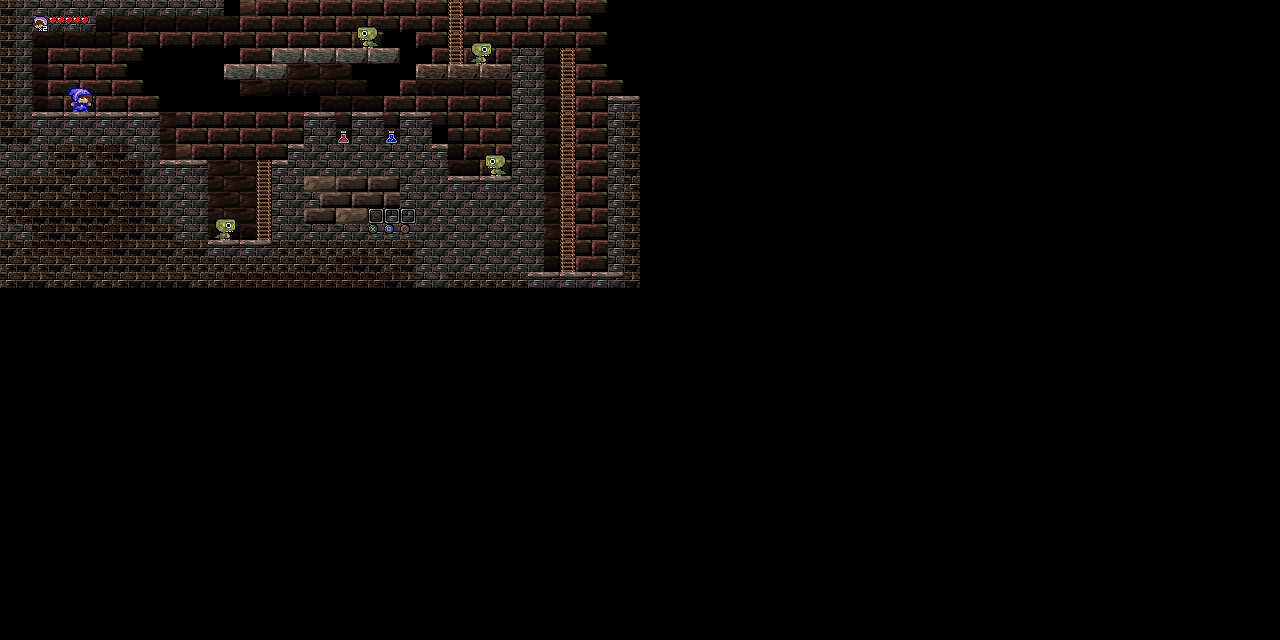

Tiled map render using the project's own tile images. Description and the map definition, with tile-layer contents summarised, below:
An orthogonal 80x40 tile map with 16x16 px tiles, 4 tile layers (tiles, objects, player, hud).

<map version="1.0" tiledversion="1.0.2" orientation="orthogonal" renderorder="left-up" width="80" height="40" tilewidth="16" tileheight="16" nextobjectid="1">
 <tileset firstgid="1" source="tiles-0001.tsx" />
 <group name="map">
  <imagelayer name="background">
   <image source="../images/background-large.jpg" width="640" height="149" />
  </imagelayer>
  <layer name="tiles" width="80" height="40">
   <data>[3200 cells, 667 non-empty, 26 distinct tile ids]</data>
  </layer>
  <layer name="objects" width="80" height="40">
   <data>[3200 cells, 25 non-empty, 3 distinct tile ids]</data>
  </layer>
 </group>
 <layer name="player" width="80" height="40">
  <data>[3200 cells, 20 non-empty, 12 distinct tile ids]</data>
 </layer>
 <layer name="hud" width="80" height="40">
  <data>[3200 cells, 10 non-empty, 8 distinct tile ids]</data>
 </layer>
</map>